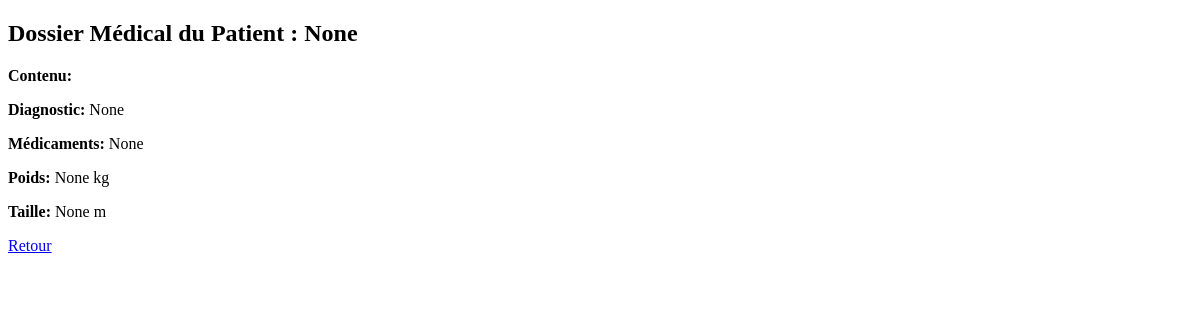
The page /appointment/16/dossier/ (signed in) on the database as committed earlier.
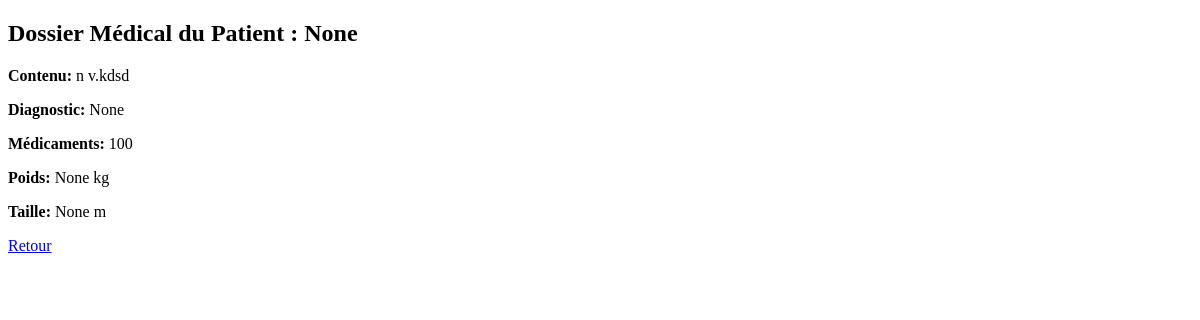
The same page on the database as committed later.
### patient/models.py (models this page shows, shortened)
class DossierMedical(models.Model):
    patient = models.ForeignKey(Patient, on_delete=models.CASCADE)
    doctors = models.ManyToManyField(Doctor, related_name="dossiers_medicals")
    date_creation = models.DateTimeField(auto_now_add=True)
    contenu = models.TextField()
    diagnosis = models.CharField(max_length=100, blank=True, null=True)
    drug = models.CharField(max_length=100, blank=True, null=True)
    weight = models.IntegerField(blank=True, null=True)
    height = models.FloatField(blank=True, null=True)

### patient/views.py (the view)
# urls.py: path('appointment/<int:appointment_id>/dossier/', views.view_patient_dossier, name='view_patient_dossier'),
@login_required
def view_patient_dossier(request, appointment_id):
    appointment = get_object_or_404(Appointment, pk=appointment_id)
    if appointment.doctor.user != request.user:
        return HttpResponse("Non autorisé", status=403)
    dossier = DossierMedical.objects.filter(patient=appointment.patient).first()
    if not dossier:
        return HttpResponse("Aucun dossier médical trouvé pour ce patient.")
    return render(request, 'patient/view_patient_dossier.html', {
        'dossier': dossier,
        'patient': appointment.patient,
        'appointment': appointment
    })

### patient/templates/patient/view_patient_dossier.html (shortened to what this page needs)
<!DOCTYPE html>
<html lang="en">
<head>
</head>
<body>
    <h2>Dossier Médical du Patient : {{ patient.username }}</h2>
<p><strong>Contenu:</strong> {{ dossier.contenu }}</p>
<p><strong>Diagnostic:</strong> {{ dossier.diagnosis }}</p>
<p><strong>Médicaments:</strong> {{ dossier.drug }}</p>
<p><strong>Poids:</strong> {{ dossier.weight }} kg</p>
<p><strong>Taille:</strong> {{ dossier.height }} m</p>
<a href="{% url 'doctor_pending_appointments' %}">Retour</a>
</body>
</html>

Rows that differ between the two databases and show on the page:
changed DossierMedical "None": contenu (not shown) → "n v.kdsd"; drug "None" → "100"
